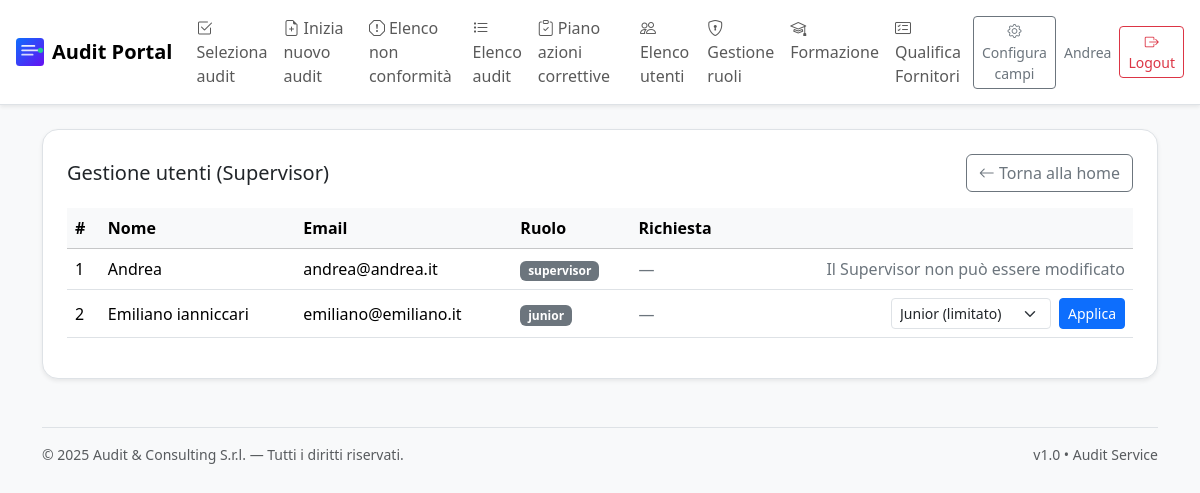
The page /admin/users (signed in) on the database its author committed.
### app.py (models this page shows, shortened)
    class User(db.Model, UserMixin):
        __tablename__ = "users"
        id = db.Column(db.Integer, primary_key=True)
        name = db.Column(db.String(120), nullable=False)
        email = db.Column(db.String(255), unique=True, nullable=False)
        password_hash = db.Column(db.String(255), nullable=False)
        role = db.Column(db.String(20), nullable=False, default="junior")  # 'supervisor' | 'admin' | 'junior'
        requested_role = db.Column(db.String(20), nullable=True)           # richiesta di promozione
        def is_supervisor(self) -> bool:
            return self.role == "supervisor"

### app.py (the view, shortened to what this page needs)
    @app.route("/admin/users", methods=["GET", "POST"])
    @login_required
    @roles_required("admin")  # supervisor incluso
    def manage_users():
        if not current_user.is_supervisor():
            abort(403)  # solo supervisor modifica i ruoli
        users = User.query.order_by(User.id.asc()).all()
        return render_template("users_manage.html", users=users)

### templates/users_manage.html (shortened to what this page needs)
{% extends 'base.html' %}
{% block content %}
<div class="bg-white rounded-4 shadow-sm border p-4">
  <div class="d-flex align-items-center justify-content-between gap-2 flex-wrap mb-3">
    <h1 class="h5 m-0">Gestione utenti (Supervisor)</h1>
    <div>
      <a class="btn btn-outline-secondary" href="{{ url_for('index') }}">
        <i class="bi bi-arrow-left"></i> Torna alla home
      </a>
    </div>
  </div>
  <div class="table-responsive">
    <table class="table align-middle">
      <thead class="table-light">
        <tr>
          <th>#</th>
          <th>Nome</th>
          <th>Email</th>
          <th>Ruolo</th>
          <th>Richiesta</th>
          <th></th>
        </tr>
      </thead>
      <tbody>
        {% for u in users %}
        <tr>
          <td>{{ loop.index }}</td>
          <td>{{ u.name }}</td>
          <td>{{ u.email }}</td>
          <td><span class="badge bg-secondary">{{ u.role }}</span></td>
          <td>
            {% if u.requested_role %}
              <span class="badge bg-warning text-dark">{{ u.requested_role }}</span>
            {% else %}
              <span class="text-secondary">—</span>
            {% endif %}
          </td>
          <td class="text-end">
            {% if u.role == 'supervisor' %}
              <span class="text-secondary">Il Supervisor non può essere modificato</span>
            {% else %}
              <form method="post" class="d-inline-flex gap-2 align-items-center">
                <select name="role" class="form-select form-select-sm" style="width:160px;">
                  <option value="junior" {% if u.role=='junior' %}selected{% endif %}>Junior (limitato)</option>
                </select>
                <button class="btn btn-sm btn-primary">Applica</button>
              </form>
            {% endif %}
          </td>
        </tr>
        {% endfor %}
      </tbody>
    </table>
  </div>
</div>
{% endblock %}

### templates/base.html (shortened to what this page needs)
{% set APP_NAME = config.APP_NAME if config.APP_NAME else "Audit Portal" %}
<!doctype html>
<html lang="it">
  <head>
    <link href="https://cdn.jsdelivr.net/npm/bootstrap@5.3.3/dist/css/bootstrap.min.css" rel="stylesheet">
    <link href="https://cdn.jsdelivr.net/npm/bootstrap-icons@1.11.3/font/bootstrap-icons.css" rel="stylesheet">
    <link href="{{ url_for('static', filename='custom.css') }}" rel="stylesheet">
  </head>
  <body class="bg-light">
    <nav class="navbar navbar-expand-lg bg-white border-bottom shadow-sm sticky-top">
      <div class="container-fluid px-3">
        <a class="navbar-brand d-flex align-items-center gap-2" href="{{ url_for('index') }}">
          {% if config.COMPANY_LOGO %}
            <img src="{{ config.COMPANY_LOGO }}" alt="logo" height="28">
          {% endif %}
          <span class="fw-semibold">{{ APP_NAME }}</span>
        </a>
        <div class="collapse navbar-collapse" id="navMain">
          <ul class="navbar-nav me-auto mb-2 mb-lg-0">
            {% if current_user.is_authenticated %}
              {% if current_user.is_supervisor() or current_user.is_admin() %}
                <li class="nav-item"><a class="nav-link" href="{{ url_for('select_audit') }}"><i class="bi bi-check2-square me-1"></i>Seleziona audit</a></li>
                <li class="nav-item"><a class="nav-link" href="{{ url_for('new_audit') }}"><i class="bi bi-file-earmark-plus me-1"></i>Inizia nuovo audit</a></li>
                <li class="nav-item"><a class="nav-link" href="{{ url_for('list_ncs') }}"><i class="bi bi-exclamation-octagon me-1"></i>Elenco non conformità</a></li>
              {% endif %}
              <li class="nav-item"><a class="nav-link" href="{{ url_for('list_audits') }}"><i class="bi bi-list-task me-1"></i>Elenco audit</a></li>
              <li class="nav-item"><a class="nav-link" href="{{ url_for('actions_plan') }}"><i class="bi bi-clipboard-check me-1"></i>Piano azioni correttive</a></li>
              {% if current_user.is_supervisor() %}
                <li class="nav-item"><a class="nav-link" href="{{ url_for('users_list') }}"><i class="bi bi-people me-1"></i>Elenco utenti</a></li>
                <li class="nav-item"><a class="nav-link" href="{{ url_for('manage_users') }}"><i class="bi bi-shield-lock me-1"></i>Gestione ruoli</a></li>
              {% endif %}
            {% endif %}
              <li class="nav-item"><a class="nav-link" href="{{ url_for('training.index') }}"><i class="bi bi-mortarboard me-1"></i>Formazione</a></li>
              <li class="nav-item"><a class="nav-link" href="{{ url_for('suppliers.index') }}"><i class="bi bi-card-checklist me-1"></i>Qualifica Fornitori</a></li>
</ul>
          <div class="d-flex align-items-center gap-2">
            {% if current_user.is_authenticated %}
              {% if current_user.is_supervisor() or current_user.is_admin() %}
                <a class="btn btn-outline-secondary btn-sm" href="{{ url_for('config_campi_audit') }}">
                  <i class="bi bi-gear"></i> Configura campi
                </a>
              {% endif %}
              <span class="small text-secondary d-none d-md-inline">{{ current_user.name }}</span>
              <a class="btn btn-outline-danger btn-sm" href="{{ url_for('logout') }}"><i class="bi bi-box-arrow-right"></i> Logout</a>
            {% else %}
              <a class="btn btn-primary btn-sm" href="{{ url_for('login') }}">Login</a>
              <a class="btn btn-outline-primary btn-sm" href="{{ url_for('register') }}">Registrati</a>
            {% endif %}
          </div>
        </div>
      </div>
    </nav>
    <main class="container py-4">
      {% block content %}{% endblock %}
    </main>
    <footer class="container py-4 small text-muted">
      <div class="d-flex justify-content-between border-top pt-3">
        <div>© {{ now.year }} {{ config.Audit_Consulting or "Audit & Consulting S.r.l." }} — Tutti i diritti riservati.</div>
        <div class="d-none d-md-block">v1.0 • Audit Service</div>
      </div>
    </footer>
  </body>
</html>

### static/custom.css (style rules this page uses)
.navbar-brand img { display:inline-block; height:28px; }

### rows shown on the page
User: name "Andrea", email "andrea@andrea.it", role "supervisor", shows "Il Supervisor non può essere modificato"
User: name "Emiliano ianniccari", email "emiliano@emiliano.it", role "junior", role "Junior (limitato)"

### other values the page prints
{{ APP_NAME }} "Audit Portal"
{{ config.Audit_Consulting or "Audit & Consulting S.r.l." }} "Audit & Consulting S.r.l."
